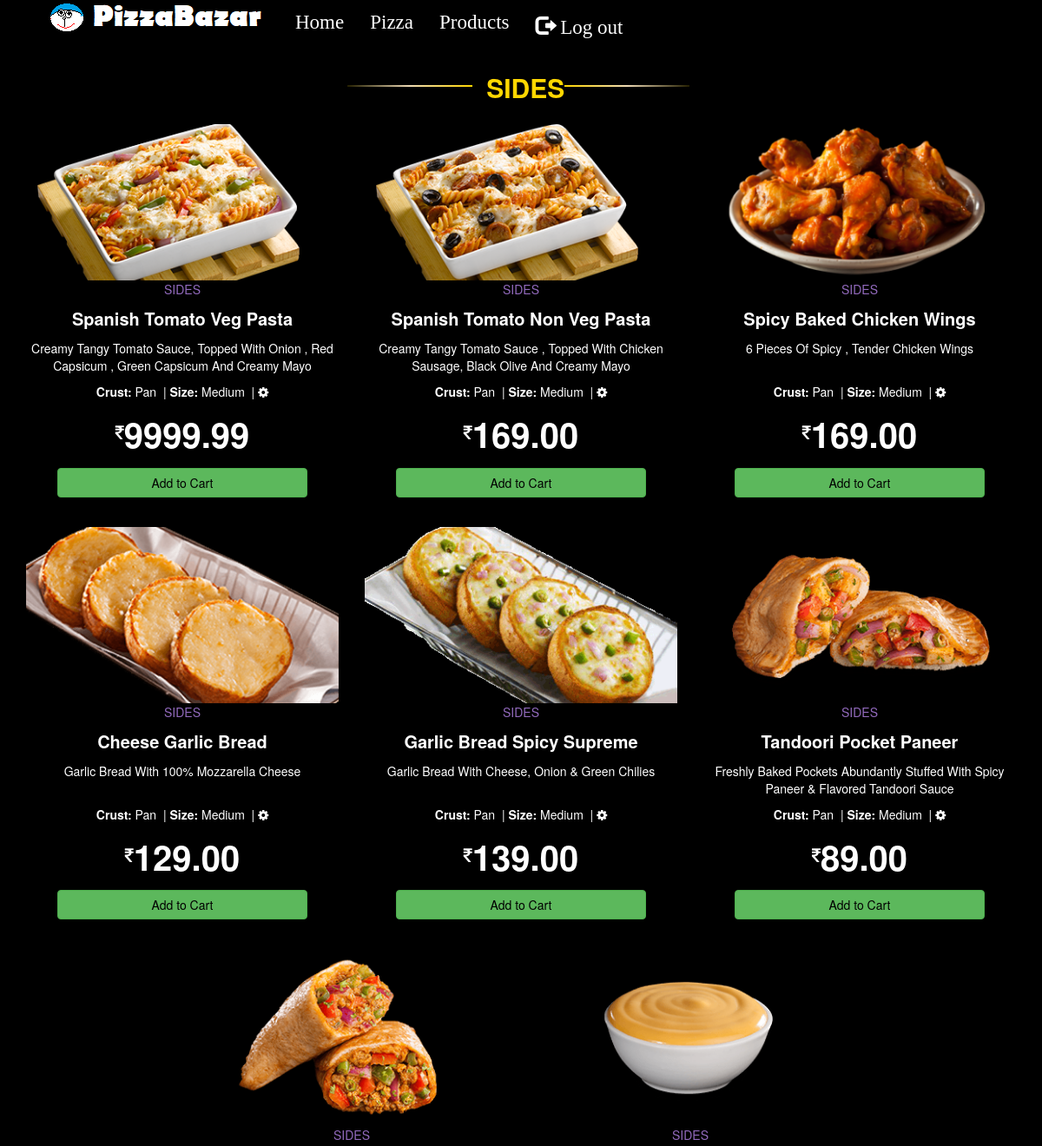
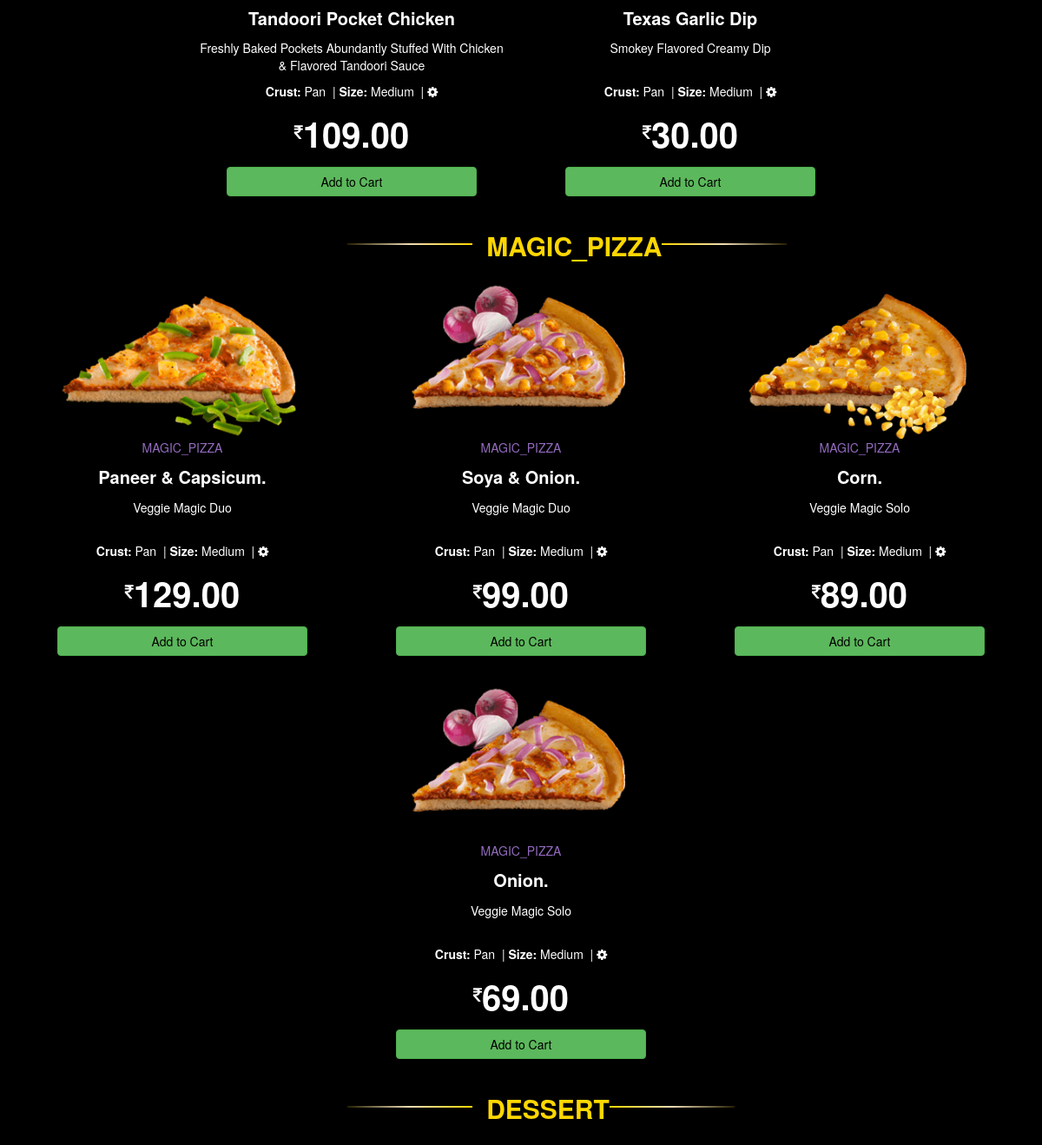
/pizza/upizza.php (signed in), run on the app's committed database (2 pictures, top to bottom).
### tables this page shows
CREATE TABLE `constructer` (
  `ProId` int(6) NOT NULL,
  `ProductName` varchar(100) NOT NULL,
  `ProductPage` varchar(100) NOT NULL DEFAULT 'more',
  `Time` timestamp NOT NULL DEFAULT CURRENT_TIMESTAMP ON UPDATE CURRENT_TIMESTAMP
);

CREATE TABLE `sides` (
  `DishId` int(6) NOT NULL,
  `DishName` varchar(60) DEFAULT NULL,
  `DishPath` varchar(200) DEFAULT NULL,
  `DishMetarial` varchar(250) DEFAULT NULL,
  `DishPrice` float(6,2) DEFAULT NULL,
  `DishStander` varchar(60) DEFAULT 'SIDES',
  `Crust` varchar(30) DEFAULT 'Pan',
  `Size` varchar(30) DEFAULT 'Medium',
  `ImgName` varchar(50) NOT NULL
);

CREATE TABLE `magic_pizza` (
  `DishId` int(6) NOT NULL,
  `DishName` varchar(60) DEFAULT NULL,
  `DishPath` varchar(200) DEFAULT NULL,
  `DishMetarial` varchar(250) DEFAULT NULL,
  `DishPrice` float(6,2) DEFAULT NULL,
  `DishStander` varchar(60) DEFAULT 'MAGIC_PIZZA',
  `Crust` varchar(30) DEFAULT 'Pan',
  `Size` varchar(30) DEFAULT 'Medium',
  `ImgName` varchar(50) NOT NULL
);

### pizza/upizza.php (the view, shortened to what this page needs)
<html>
<head>
<link rel="stylesheet" href="css\animate.css">
<link rel="stylesheet" href="css\bootstrap.css">
<link rel="stylesheet" href="css\font-awesome.css">
<link rel="stylesheet" href="mystyle.css">
</head>
<body class="container" style="background-color:black;">
<div >
<div class="navbar " style="background-color:black">
<div class="navbar-header" stylesheet="background-color:black">
<div class="navbar-brand" style="position:relative;top:-5px;"><span>
<a  class="logo" href="uprofile.php" style=><img src="photos/logo.png" class="img img-responsive" style="position:relative;bottom:10px;"></a></span>
</div>
</div>
<div class="navbar-collapse collapse animated slideInLeft" style="font-size:23px;color:white" >
    <ul class="nav navbar-nav">
      <li><a href="uprofile.php">Home</a></li>
      <li><a href="upizza.php">Pizza</a></li>
      <li><a href="umore.php">Products</a></li>
	      <li><a href="ulogout.php"><span class="glyphicon glyphicon-log-out"></span> Log out</a></li>
    </ul>
	</div>
  </div>
</div>
<?php
$con=mysqli_connect('localhost','root');
mysqli_select_db($con,'pizza');
$qfp="select * from `constructer`";
$rfp=mysqli_query($con,$qfp);
$TotalSet=mysqli_num_rows($rfp);
for($j=1;$j<=$TotalSet;$j++){
  $disSetRow=mysqli_fetch_array($rfp);
?>
<div class="row">
<div class="row">
<div class=" col-sm-offset-4 col-xs-offset-2" style="align-items: center;
  justify-content: center"><h1 style="width:18%;height:2px;display:inline-block;background: linear-gradient(to right,#241F00, #EFDBB6, gold);">&nbsp;&nbsp;</h1>&nbsp;&nbsp;<span style="font-weight:bold;color:gold;position:relative;top:-20px;font-size:30px"> <?php  echo $disSetRow['ProductName']; ?></span><h1 style="width:18%;height:2px;display:inline-block;background: linear-gradient(to right,gold, #EFDBB6,#241F00);">&nbsp;&nbsp;</h1></div>
</div>
<?php
$q="select * from"." `".$disSetRow['ProductName']."`";
?>
<?php
$result=mysqli_query($con,$q);
$TotalDish=mysqli_num_rows($result);
for($i=1;$i<=$TotalDish;$i++){
	$dish=mysqli_fetch_array($result);
?>
<div class="pannel col-sm-4 col-sm-offset-<?php
$a=$TotalDish%3;
if($a==1&&$i==$TotalDish)
	echo 4;
else if($a==2&&$i==$TotalDish-1)
	echo 2;
else
	echo 0;
?>">
<form method="POST" action="addtocart.php">
<div class="pannel-body">
<img  src= "<?php echo $dish['DishPath']; ?>" class="img img-responsive center-block">
</div>
<div class="pannel-body">
<p class="text-center" style="color:#926ABD"><?php  echo $disSetRow['ProductName']; ?></p>
<p class="text-center" style="color:white;font-weight:bold;font-size:20px" value="<?php echo $dish['DishName']; ?>" name="DishName"><?php echo $dish['DishName']; ?></p>
<p class="text-center" style="color:white;height:40px;"><?php echo $dish['DishMetarial']; ?></p>
<p class=" text-center" style="color:white"><b>Crust:</b>&nbsp;<span><?php echo $dish['Crust']; ?> &nbsp;|&nbsp;</span><b>Size:</b>&nbsp;<span><?php echo $dish['Size']; ?> &nbsp;|</span>&nbsp;<span style="color:white" class="fa fa-cog"></span>
<p>
<p class="text-center" style="color:white;font-size:20px;"><span class="fa fa-inr"style="position:relative;bottom:10px;"></span><span style="color:white;font-weight:bold;font-size:40px" value="<?php echo $dish['DishPrice']; ?>" name="DishPrice"><?php echo $dish['DishPrice']; ?></span></p>
<input  type="submit" value="Add to Cart" class="btn btn-success center-block" style="width:80%">
</form>
<br>
</div>
</div>
<?php } ?>
</div>
<?php } ?>
</body>
</html>

### pizza/mystyle.css (style rules this page uses)
.navbar-nav >li>a { color:White; background-color:; font-family:interstateregular; }
input, input:valid { color:black; }

### data on the page
constructer: ProductName "SIDES"
sides: DishPath (picture), DishName "Spanish Tomato Veg Pasta", DishMetarial "Creamy Tangy Tomato Sauce, Topped With Onion , Red Capsicum , Green Capsicum And Creamy Mayo", Crust "Pan", Size "Medium", DishPrice "9999.99"
sides: DishPath (picture), DishName "Spanish Tomato Non Veg Pasta", DishMetarial "Creamy Tangy Tomato Sauce , Topped With Chicken Sausage, Black Olive And Creamy Mayo", Crust "Pan", Size "Medium", DishPrice "169.00"
sides: DishPath (picture), DishName "Spicy Baked Chicken Wings", DishMetarial "6 Pieces Of Spicy , Tender Chicken Wings", Crust "Pan", Size "Medium", DishPrice "169.00"
sides: DishPath (picture), DishName "Cheese Garlic Bread", DishMetarial "Garlic Bread With 100% Mozzarella Cheese", Crust "Pan", Size "Medium", DishPrice "129.00"
sides: DishPath (picture), DishName "Garlic Bread Spicy Supreme", DishMetarial "Garlic Bread With Cheese, Onion & Green Chilies", Crust "Pan", Size "Medium", DishPrice "139.00"
sides: DishPath (picture), DishName "Tandoori Pocket Paneer", DishMetarial "Freshly Baked Pockets Abundantly Stuffed With Spicy Paneer & Flavored Tandoori Sauce", Crust "Pan", Size "Medium", DishPrice "89.00"
sides: DishPath (picture), DishName "Tandoori Pocket Chicken", DishMetarial "Freshly Baked Pockets Abundantly Stuffed With Chicken & Flavored Tandoori Sauce", Crust "Pan", Size "Medium", DishPrice "109.00"
sides: DishPath (picture), DishName "Texas Garlic Dip", DishMetarial "Smokey Flavored Creamy Dip", Crust "Pan", Size "Medium", DishPrice "30.00"
constructer: ProductName "MAGIC_PIZZA"
magic_pizza: DishPath (picture), DishName "Paneer & Capsicum.", DishMetarial "Veggie Magic Duo", Crust "Pan", Size "Medium", DishPrice "129.00"
magic_pizza: DishPath (picture), DishName "Soya & Onion.", DishMetarial "Veggie Magic Duo", Crust "Pan", Size "Medium", DishPrice "99.00"
magic_pizza: DishPath (picture), DishName "Corn.", DishMetarial "Veggie Magic Solo", Crust "Pan", Size "Medium", DishPrice "89.00"
magic_pizza: DishPath (picture), DishName "Onion.", DishMetarial "Veggie Magic Solo", Crust "Pan", Size "Medium", DishPrice "69.00"
constructer: ProductName "DESSERT"
